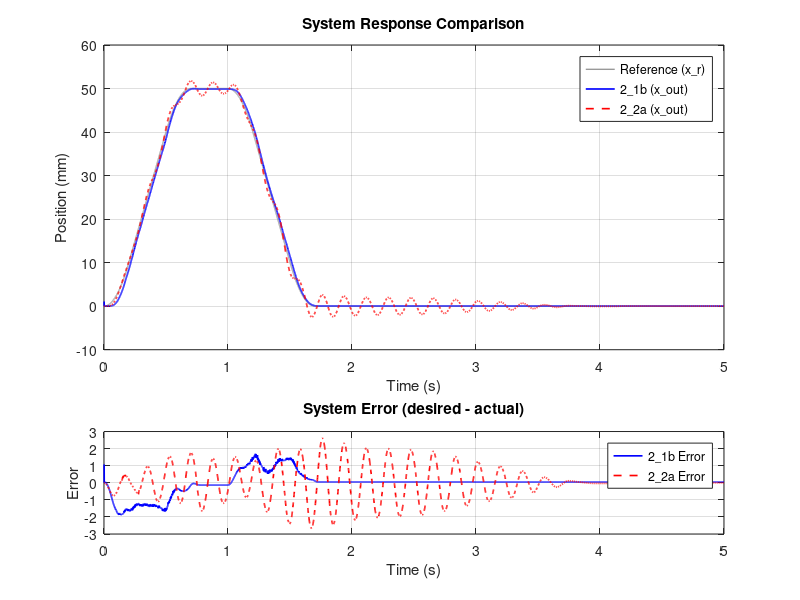

This chart was generated by the following MATLAB code:
data1 = load('2_1b.mat');
data2 = load('2_2a.mat');

err1 = data1.x_out - data1.x_r;
err2 = data2.x_out - data2.x_r;

figure;

subplot(3,1,[1 2]);
plot(data1.time, data1.x_r, 'Color', [0.6 0.6 0.6], 'LineWidth', 1); hold on;
plot(data1.time, data1.x_out, 'b', 'LineWidth', 1.2);
plot(data2.time, data2.x_out, 'r--', 'LineWidth', 1.2);
title('System Response Comparison');
xlabel('Time (s)');
ylabel('Position (mm)');
legend('Reference (x\_r)', '2\_1b (x\_out)', '2\_2a (x\_out)');
grid on;

subplot(3,1,3);
plot(data1.time, err1, 'b', 'LineWidth', 1.2); hold on;
plot(data2.time, err2, 'r--', 'LineWidth', 1.2);
title('System Error (desired - actual)');
xlabel('Time (s)');
ylabel('Error');
legend('2\_1b Error', '2\_2a Error');
grid on;
